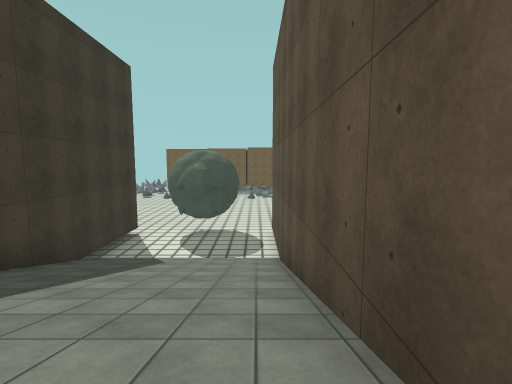
view 1 (above)

23 first-person views from a walk through a 3-D level made in the Unity game engine. The camera is 1.2 m above the floor, tilts 6° down and sees 85° across. The floor is counted in squares, 2 m on a side. Each view is taken from the middle of a square. On the plan, view 1 faces up. The plan holds only what a view shows up to about 9 squares ahead; the rest is blank. The place goes on beyond the plan. The player character is not drawn. Surface patterns are stand-ins for the level's own textures.

view 2
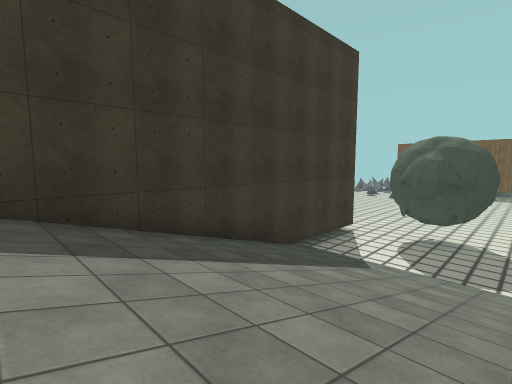

view 3
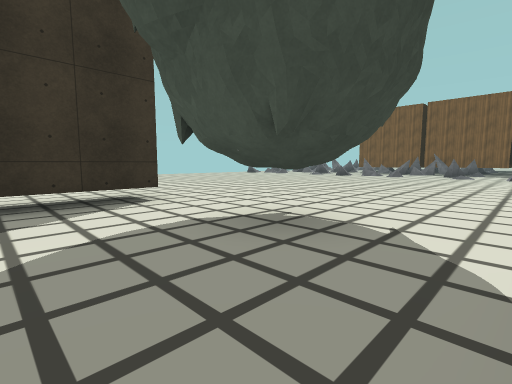

view 4
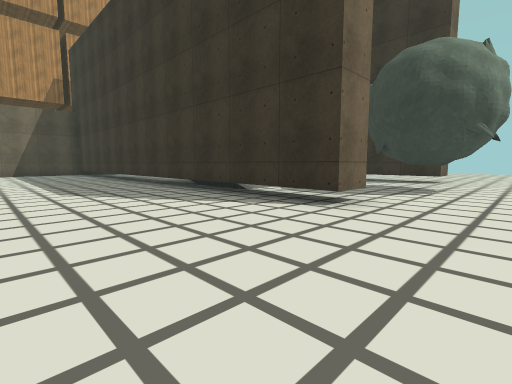

view 5
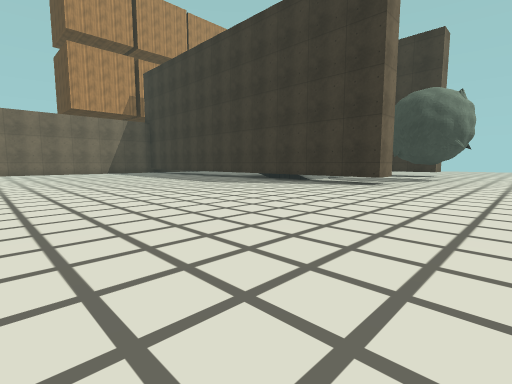

view 6
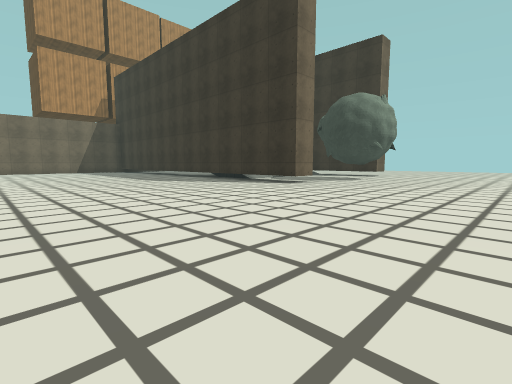

view 7
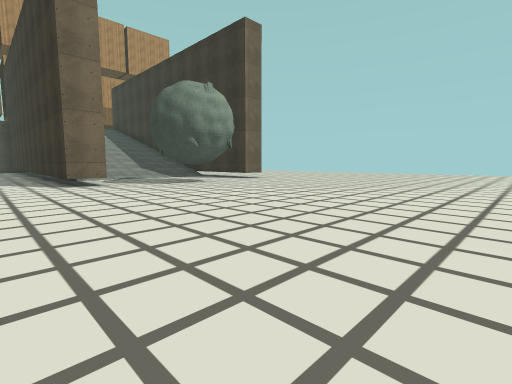

view 8
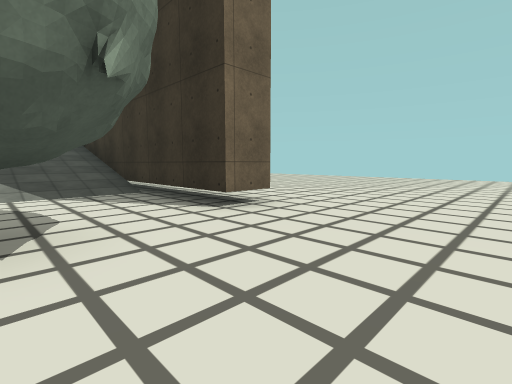

view 9
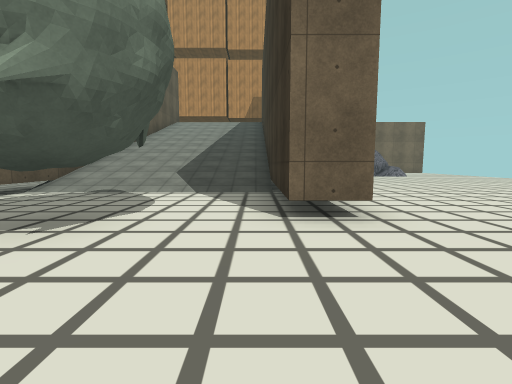

view 10
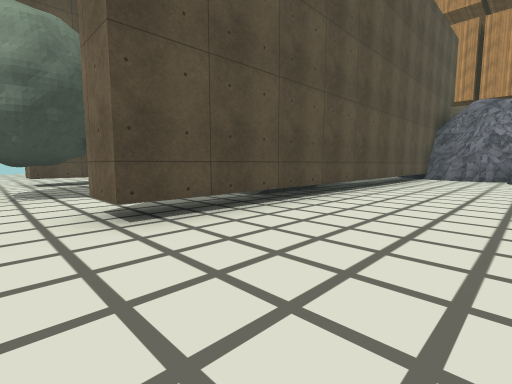

view 11
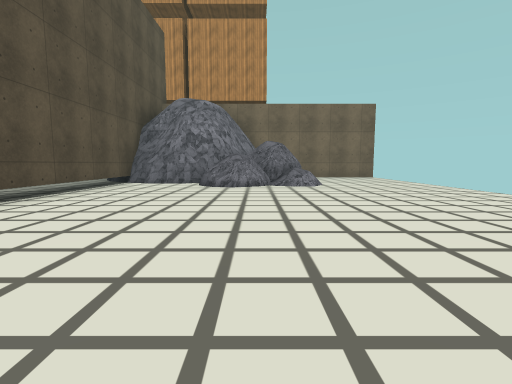

view 12
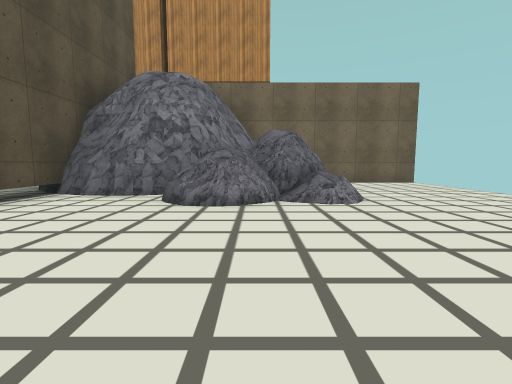

view 13
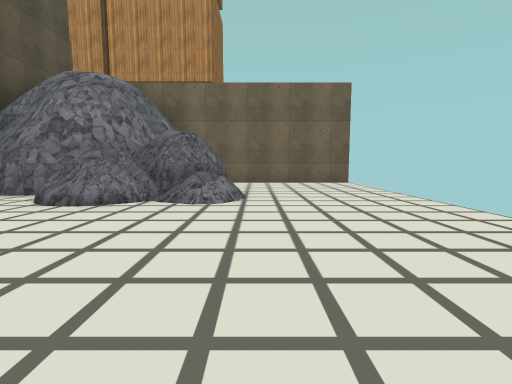

view 14
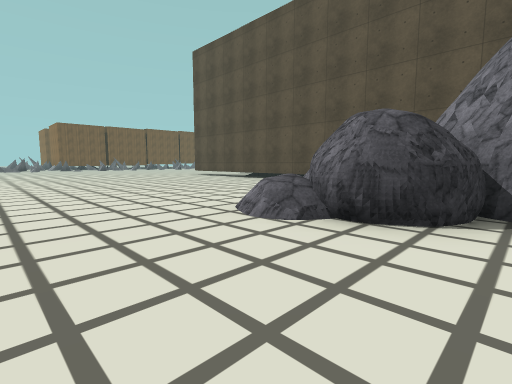

view 15
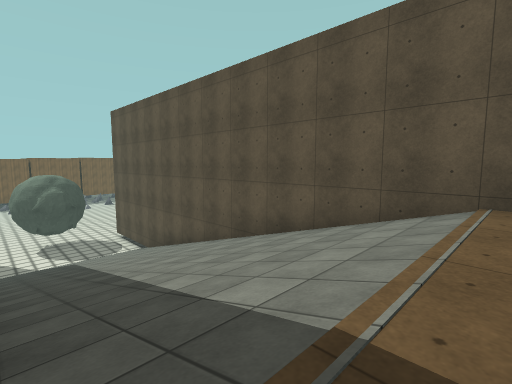

view 16
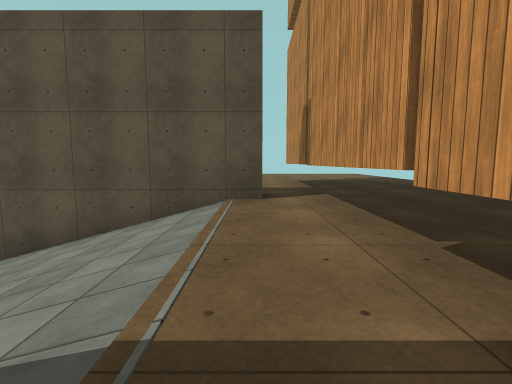

view 17
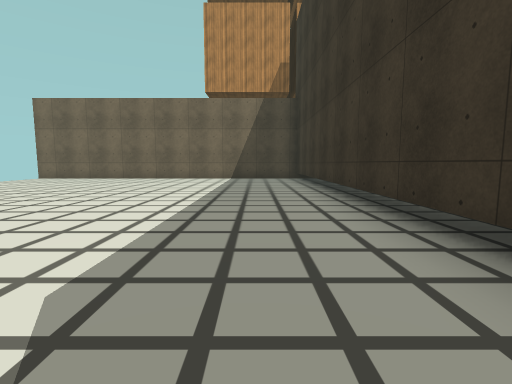

view 18
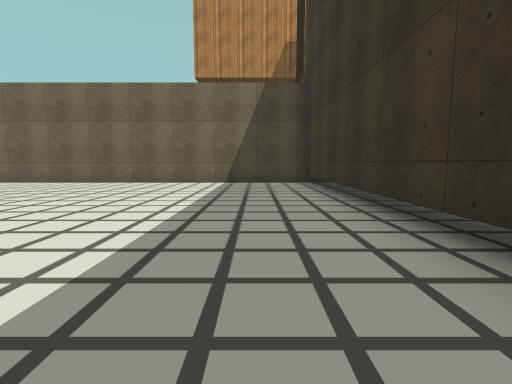

view 19
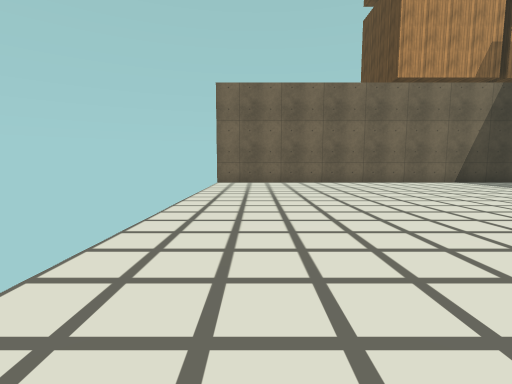

view 20
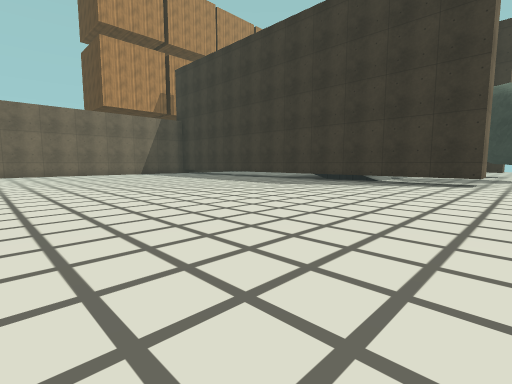

view 21
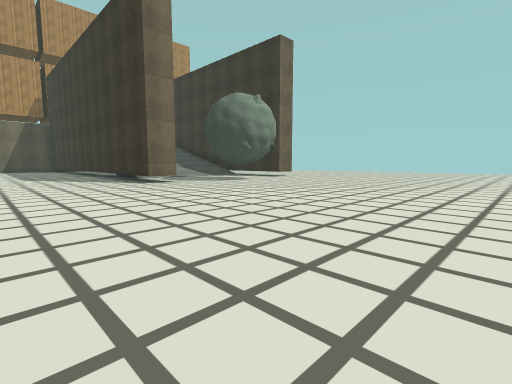

view 22
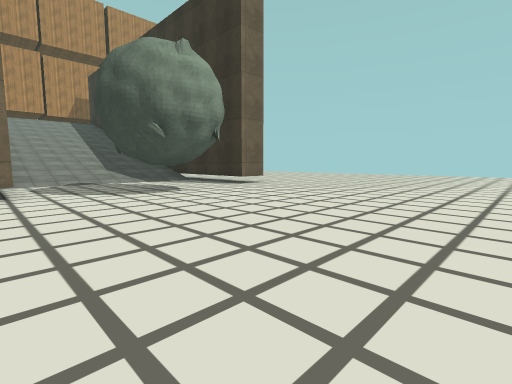

view 23
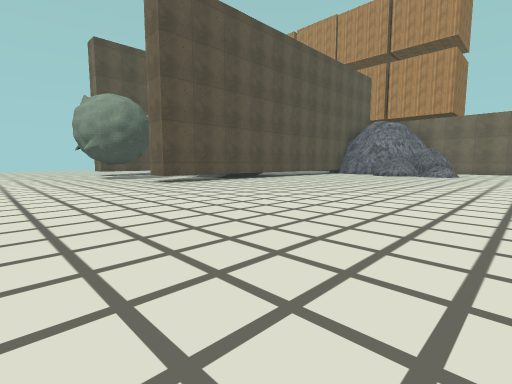

### Floor plan
Key: @ floor where view 1 was taken; # wall or solid block; x gap in a wall; . main floor; : floor 6 m higher than the main floor; / step, stairs or slope; = window, fence, low wall or low ledge; O other object.
Columns run from 14 left of view 1 to 11 right of it. Each row starts with its distance up from view 1.
 18         ............
 17       ..............
 16       ..............
 15     ...................
 14  ......................
 13  .......................
 12  .......................
 11  ...........#............
 10  ........#..O..#.........
  9  ........#.....#.........
  8  ........#.....#.........
  7  ........#/////#.........
  6  ........#/////#.........
  5  ........#/////#.........
  4  ........#/////#..........
  3  ........#/////#..........
  2  ........#/////#..........
  1  ...OOO..#/////#..........
  0  ...OOO.##////@#..........
 -1  ...OO####/////#..........
 -2  ....##==#/////#..........
 -3  ...  ===#/////#..........
 -4 #######=##:::::##########x
 -5            ########

Where each view was taken, in squares from view 1:
view 1: 0 up, 0 right, facing up
view 2: 1 up, 0 right, facing up-left
view 3: 8 up, 0 right, facing up-left
view 4: 12 up, 5 right, facing down-left
view 5: 13 up, 9 right, facing down-left
view 6: 15 up, 8 right, facing down-left
view 7: 18 up, 3 right, facing down-left
view 8: 13 up, 2 left, facing down-left
view 9: 13 up, 4 left, facing down
view 10: 11 up, 8 left, facing down-right
view 11: 8 up, 9 left, facing down
view 12: 5 up, 9 left, facing down
view 13: 5 up, 11 left, facing down
view 14: 2 down, 13 left, facing up-right
view 15: 4 down, 4 left, facing up-right
view 16: 4 down, 4 left, facing right
view 17: 7 up, 3 right, facing down
view 18: 5 up, 3 right, facing down
view 19: 5 up, 10 right, facing down
view 20: 11 up, 10 right, facing down-left
view 21: 18 up, 5 right, facing down-left
view 22: 16 up, 1 right, facing down-left
view 23: 14 up, 13 left, facing down-right
